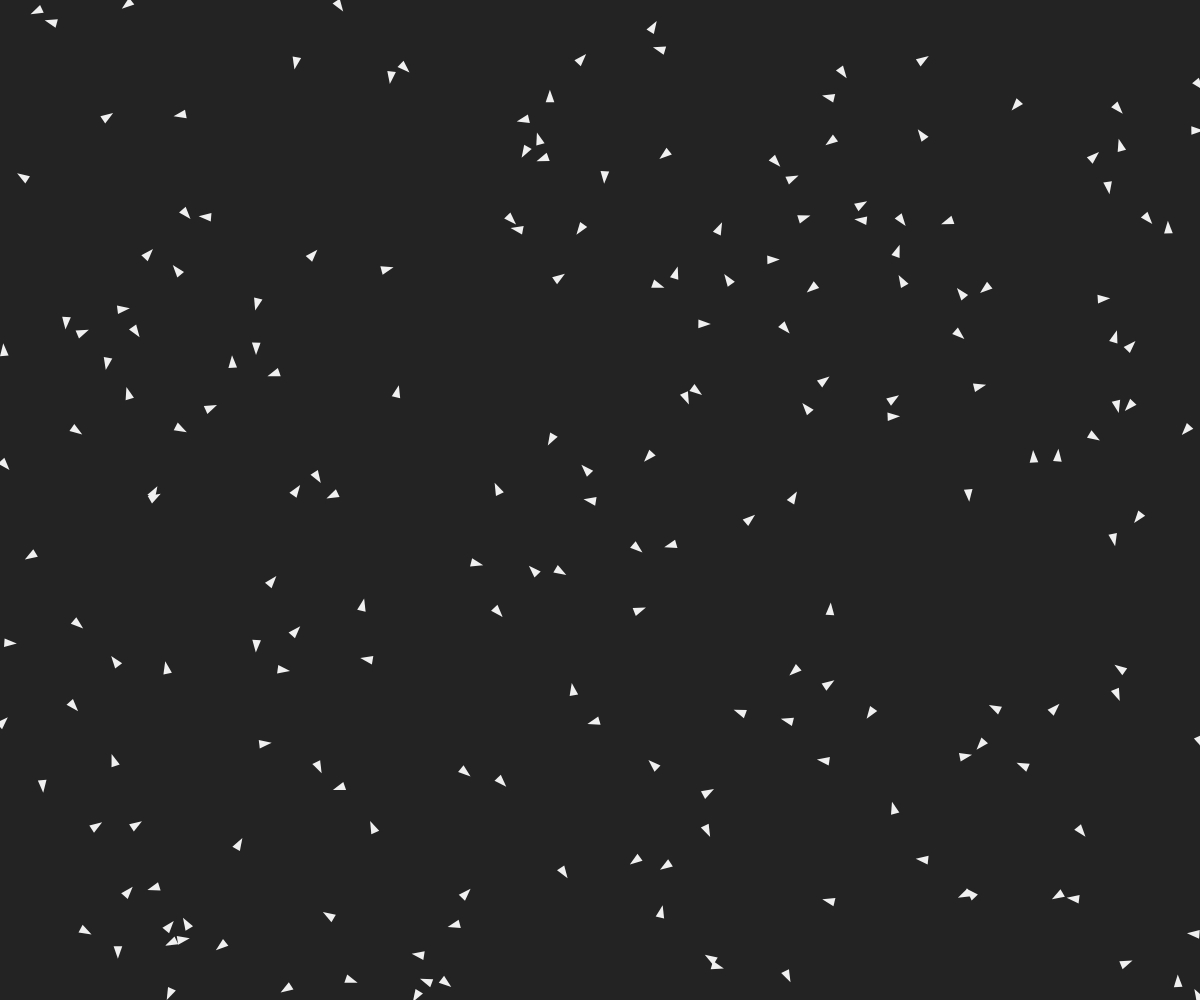
Frame 1 (no input)
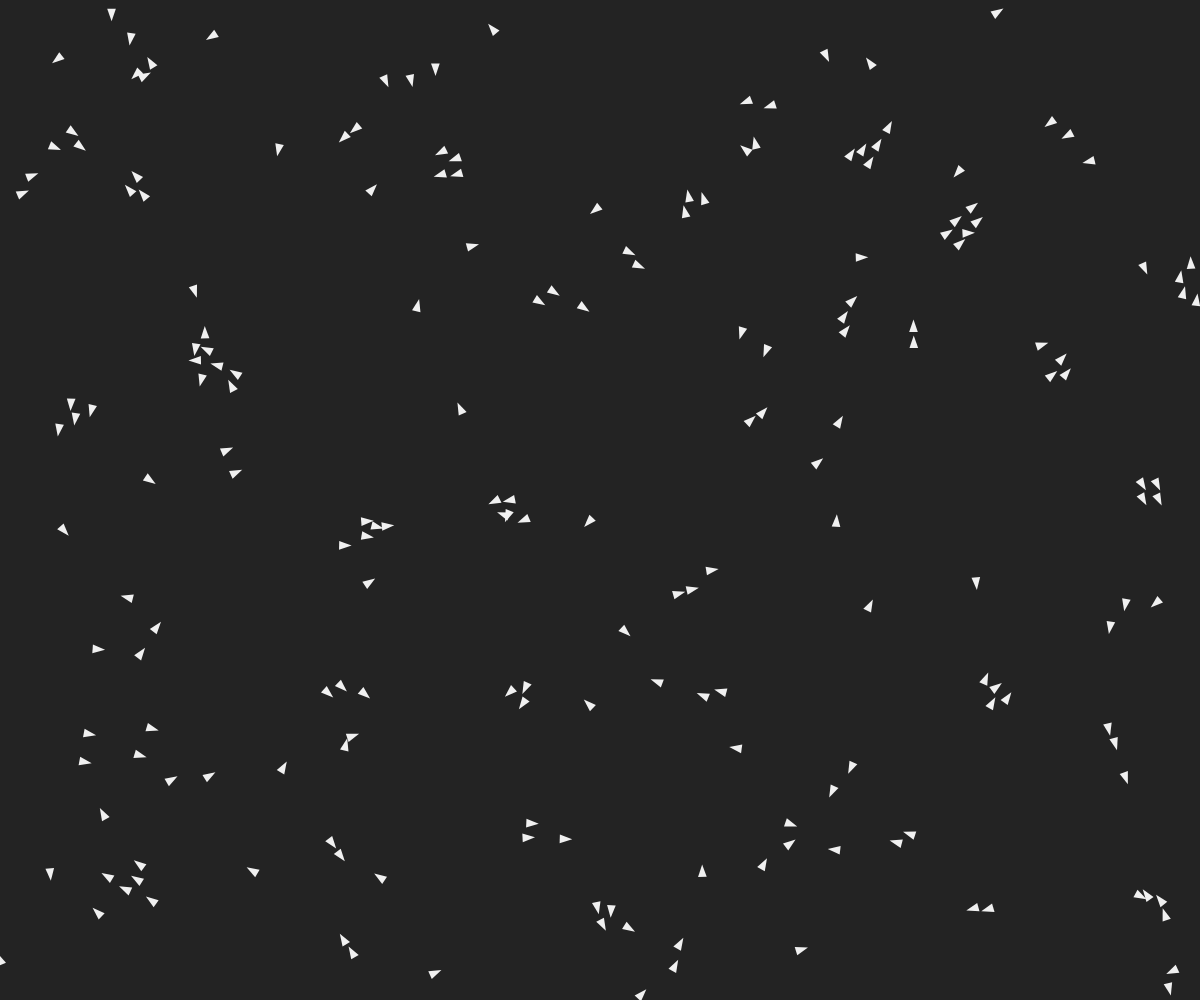
Frame 60 (no input)
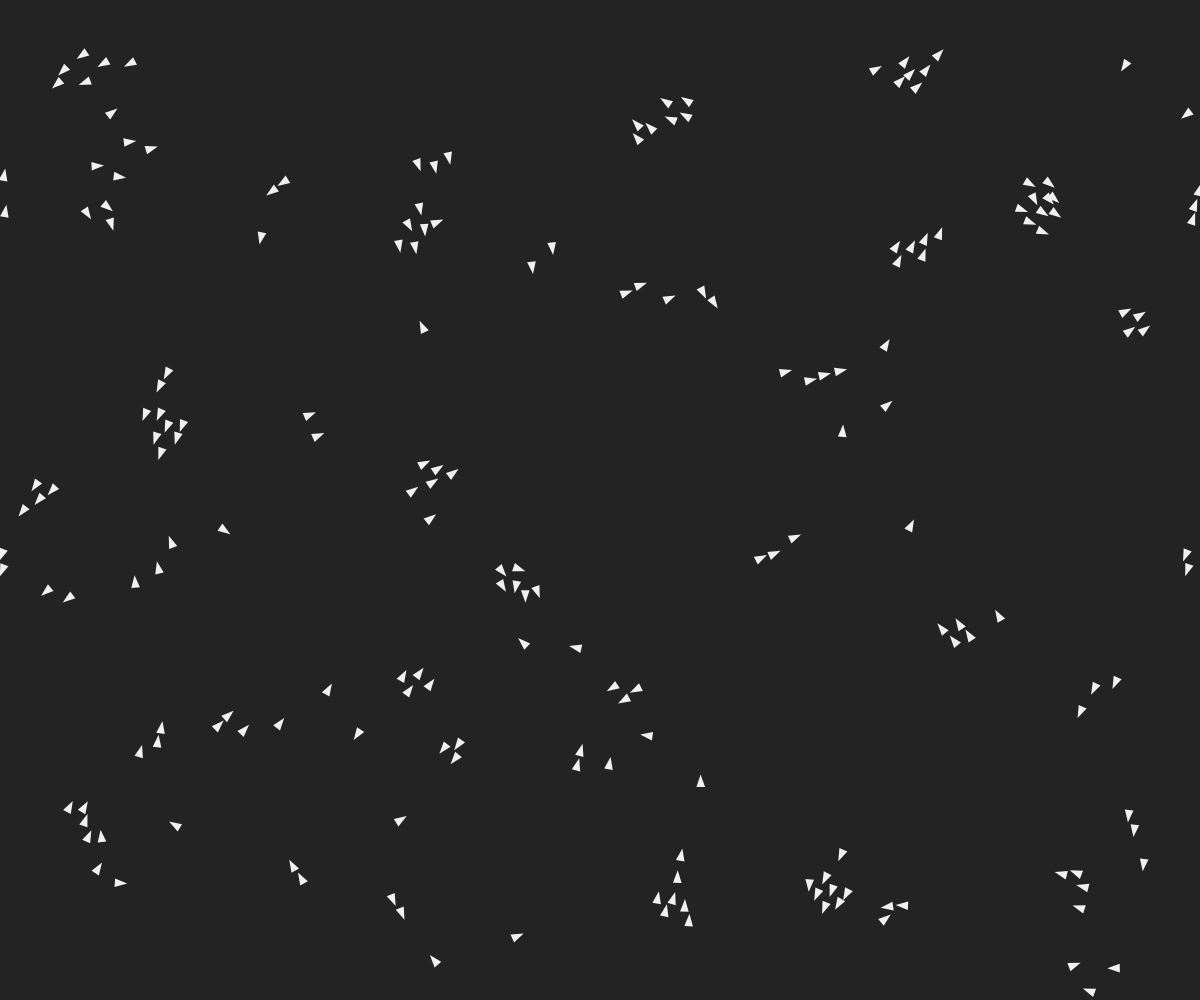
Frame 120 (the mouse pressed at the canvas centre since frame 60)

The p5.js sketch that drew these frames (run headless with seeded random() and noise() and a simulated clock; from frame 60 on, the mouse is pressed at the canvas centre):

// p5.js sketch
// ── sketch.js
const BOID_COUNT = 200;
let boids = [];
let nextIdentifier = 0;

function setup() {
  createCanvas(windowWidth, windowHeight);
  for (let i = 0; i < BOID_COUNT; i++) {
    boids[i] = new boid();
  }

  frameRate(60);
}

function draw() {
  background(35);
  for (let i = 0; i < boids.length; i++) {
    boids[i].update();
    boids[i].draw();
  }

}

const DRAW_SIZE = 10;
const I_VELOCITY = 3;
const VIEW_DIST = DRAW_SIZE * 4;
const MIN_PROXIMITY = DRAW_SIZE * 3 / 2;
const SEPARATION_MULTIPLIER_STRENGTH = 2;
const STUBBORNNESS = 25;
const ALIGNMENT_STRENGTH = 2;
const COHESION_STRENGTH = 1;
const ALIGNMENT_ENABLED = true;
const COHESION_ENABLED = true;
const SEPARATION_ENABLED = true;

class boid {
  constructor() {
    this.position = new vector(random(width), random(height));
    this.velocity = new vector(random(-5, 5), random(-5, 5));
    this.velocity.scaleToMagnitude(1);
    this.speed = I_VELOCITY;
    this.identifier = nextIdentifier++;
  }

  update() {
    let neighbors = this.getNeighbors();
    let v1 = this.cohesionRule(neighbors).scale(COHESION_STRENGTH);
    let v2 = this.separationRule(neighbors).scale(SEPARATION_MULTIPLIER_STRENGTH);
    let v3 = this.alignmentRule(neighbors).scale(ALIGNMENT_STRENGTH);
    this.velocity = this.velocity.scale(STUBBORNNESS).add(v1.add(v2.add(v3)));
    this.velocity.scaleToMagnitude(0.5);
    this.position = this.position.add(this.velocity.scale(this.speed));
    this.position = new vector((this.position.x + width) % width, (this.position.y + height) % height);

  }

  cohesionRule(fm) {
    if (fm.length === 0 || !COHESION_ENABLED) return new vector(0, 0);
    let x = 0;
    let y = 0;
    for (let i = 0; i < fm.length; i++) {
      x += fm[i].position.x;
      y += fm[i].position.y;
    }
    x /= fm.length;
    y /= fm.length;
    let v = new vector(x - this.position.x, y - this.position.y)
    v.scaleToMagnitude(1);
    return v.scale(1);
  }

  separationRule(fm) {
    if (fm.length === 0 || !SEPARATION_ENABLED) return new vector(0, 0);
    let x = 0;
    let y = 0;
    let farCounter = 0;
    for (let i = 0; i < fm.length; i++) {
      if (fm[i].position.subtract(this.position).magnitude >
        MIN_PROXIMITY) {
        farCounter++;
        continue;
      }
      x += fm[i].position.x;
      y += fm[i].position.y;
    }
    if (farCounter === fm.length) return new vector(0, 0);
    x /= (fm.length - farCounter);
    y /= (fm.length - farCounter);
    let v = new vector(x - this.position.x, y - this.position.y);
    let distance = v.magnitude;
    v.scaleToMagnitude(MIN_PROXIMITY / distance * -1);
    return v;
  }

  alignmentRule(fm) {
    if (fm.length === 0 || !ALIGNMENT_ENABLED) return new vector(0, 0);
    let x = 0;
    let y = 0;
    for (let i = 0; i < fm.length; i++) {
      x += fm[i].velocity.x;
      y += fm[i].velocity.y;
    }
    x /= fm.length;
    y /= fm.length;
    let v = new vector(x - this.velocity.x, y - this.velocity.y)
    v.scaleToMagnitude(1);
    return v.scale(0.5);
  }

  draw() {
    noStroke();
    fill(75, 25);
    fill(240);
    let direction = this.velocity.direction();
    let p = this.position;
    triangle(
        p.x + Math.cos(direction) * DRAW_SIZE,
        p.y + Math.sin(direction) * DRAW_SIZE,
        p.x + Math.cos(direction + 2 * Math.PI / 3) * DRAW_SIZE / 2,
        p.y + Math.sin(direction + 2 * Math.PI / 3) * DRAW_SIZE / 2,
        p.x + cos(direction - 2 * Math.PI / 3) * DRAW_SIZE / 2,
        p.y + sin(direction - 2 * Math.PI / 3) * DRAW_SIZE / 2
    );
    stroke(240);
    strokeWeight(1);
  }

  getNeighbors() {
    let neighbors = [];
    for (let i = 0; i < boids.length; i++) {
      if (boids[i].identifier === this.identifier) {
        continue;
      }
      let toBoid = boids[i].position.subtract(this.position);
      if (toBoid.magnitude <= VIEW_DIST) {
        neighbors.push(boids[i]);
        stroke(240)
        strokeWeight(2);

      }
    }
    return neighbors;
  }
}
// ── vector.js
class vector {
  constructor(x, y) {
    this.x = x;
    this.y = y;
    this.magnitude = Math.sqrt(x*x + y*y);
  }
  
  add(v1) {
    return new vector(this.x + v1.x, this.y + v1.y);
  }
  
  subtract(v1) {
     return new vector(this.x - v1.x, this.y - v1.y); 
  }
  
  scale(scalar) {
    return new vector(this.x * scalar, this.y * scalar); 
  }
  
  direction() {
    let theta = Math.atan(this.y / this.x);
    if (this.x < 0) theta += Math.PI;
    return theta;
  }
  
  scaleToMagnitude(m) {
    let dir = this.direction();
    this.x = Math.cos(dir) * m;
    this.y = Math.sin(dir) * m;
    this.magnitude = m;
  }
  
  print() {
    return ("x: " + this.x + ", y: " + this.y);
  }
}
